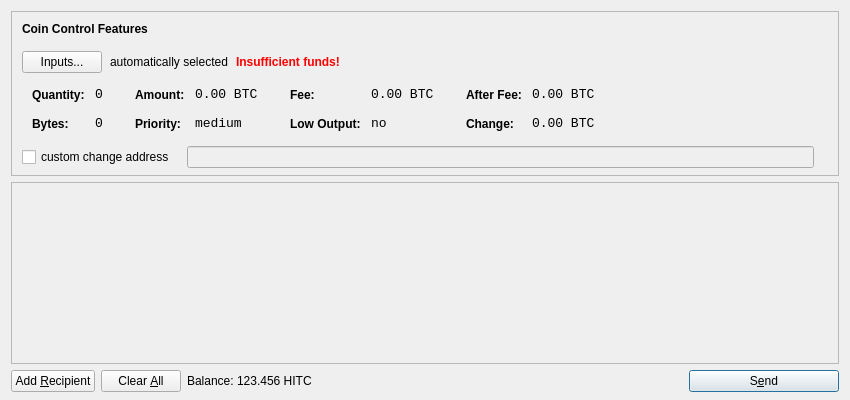
<?xml version="1.0" encoding="UTF-8"?>
<ui version="4.0">
 <class>SendCoinsDialog</class>
 <widget class="QDialog" name="SendCoinsDialog">
  <property name="geometry">
   <rect>
    <x>0</x>
    <y>0</y>
    <width>850</width>
    <height>400</height>
   </rect>
  </property>
  <property name="windowTitle">
   <string>Send Coins</string>
  </property>
  <layout class="QVBoxLayout" name="verticalLayout" stretch="0,1,0">
   <property name="bottomMargin">
    <number>8</number>
   </property>
   <item>
    <widget class="QFrame" name="frameCoinControl">
     <property name="sizePolicy">
      <sizepolicy hsizetype="Expanding" vsizetype="Expanding">
       <horstretch>0</horstretch>
       <verstretch>0</verstretch>
      </sizepolicy>
     </property>
     <property name="maximumSize">
      <size>
       <width>16777215</width>
       <height>16777215</height>
      </size>
     </property>
     <property name="frameShape">
      <enum>QFrame::StyledPanel</enum>
     </property>
     <property name="frameShadow">
      <enum>QFrame::Sunken</enum>
     </property>
     <layout class="QVBoxLayout" name="verticalLayoutCoinControl2">
      <property name="spacing">
       <number>-1</number>
      </property>
      <property name="leftMargin">
       <number>0</number>
      </property>
      <property name="topMargin">
       <number>0</number>
      </property>
      <property name="rightMargin">
       <number>0</number>
      </property>
      <property name="bottomMargin">
       <number>6</number>
      </property>
      <item>
       <layout class="QVBoxLayout" name="verticalLayoutCoinControl" stretch="0,0,0,0,1">
        <property name="spacing">
         <number>0</number>
        </property>
        <property name="leftMargin">
         <number>10</number>
        </property>
        <property name="topMargin">
         <number>10</number>
        </property>
        <item>
         <layout class="QHBoxLayout" name="horizontalLayoutCoinControl1">
          <property name="bottomMargin">
           <number>15</number>
          </property>
          <item>
           <widget class="QLabel" name="labelCoinControlFeatures">
            <property name="sizePolicy">
             <sizepolicy hsizetype="Preferred" vsizetype="Maximum">
              <horstretch>0</horstretch>
              <verstretch>0</verstretch>
             </sizepolicy>
            </property>
            <property name="font">
             <font>
              <weight>75</weight>
              <bold>true</bold>
             </font>
            </property>
            <property name="styleSheet">
             <string notr="true">font-weight:bold;</string>
            </property>
            <property name="text">
             <string>Coin Control Features</string>
            </property>
           </widget>
          </item>
         </layout>
        </item>
        <item>
         <layout class="QHBoxLayout" name="horizontalLayoutCoinControl2" stretch="0,0,0,0">
          <property name="spacing">
           <number>8</number>
          </property>
          <property name="bottomMargin">
           <number>10</number>
          </property>
          <item>
           <widget class="QPushButton" name="pushButtonCoinControl">
            <property name="styleSheet">
             <string notr="true"/>
            </property>
            <property name="text">
             <string>Inputs...</string>
            </property>
           </widget>
          </item>
          <item>
           <widget class="QLabel" name="labelCoinControlAutomaticallySelected">
            <property name="text">
             <string>automatically selected</string>
            </property>
            <property name="margin">
             <number>5</number>
            </property>
           </widget>
          </item>
          <item>
           <widget class="QLabel" name="labelCoinControlInsuffFunds">
            <property name="font">
             <font>
              <weight>75</weight>
              <bold>true</bold>
             </font>
            </property>
            <property name="styleSheet">
             <string notr="true">color:red;font-weight:bold;</string>
            </property>
            <property name="text">
             <string>Insufficient funds!</string>
            </property>
            <property name="margin">
             <number>5</number>
            </property>
           </widget>
          </item>
          <item>
           <spacer name="horizontalSpacerCoinControl">
            <property name="orientation">
             <enum>Qt::Horizontal</enum>
            </property>
            <property name="sizeHint" stdset="0">
             <size>
              <width>40</width>
              <height>1</height>
             </size>
            </property>
           </spacer>
          </item>
         </layout>
        </item>
        <item>
         <widget class="QWidget" name="widgetCoinControl" native="true">
          <property name="sizePolicy">
           <sizepolicy hsizetype="Preferred" vsizetype="Preferred">
            <horstretch>0</horstretch>
            <verstretch>0</verstretch>
           </sizepolicy>
          </property>
          <property name="minimumSize">
           <size>
            <width>0</width>
            <height>0</height>
           </size>
          </property>
          <property name="styleSheet">
           <string notr="true"/>
          </property>
          <layout class="QHBoxLayout" name="horizontalLayoutCoinControl5">
           <property name="margin">
            <number>0</number>
           </property>
           <item>
            <layout class="QHBoxLayout" name="horizontalLayoutCoinControl3" stretch="0,0,0,1">
             <property name="spacing">
              <number>20</number>
             </property>
             <property name="topMargin">
              <number>0</number>
             </property>
             <property name="bottomMargin">
              <number>10</number>
             </property>
             <item>
              <layout class="QFormLayout" name="formLayoutCoinControl1">
               <property name="horizontalSpacing">
                <number>10</number>
               </property>
               <property name="verticalSpacing">
                <number>14</number>
               </property>
               <property name="leftMargin">
                <number>10</number>
               </property>
               <property name="topMargin">
                <number>4</number>
               </property>
               <property name="rightMargin">
                <number>6</number>
               </property>
               <item row="0" column="0">
                <widget class="QLabel" name="labelCoinControlQuantityText">
                 <property name="styleSheet">
                  <string notr="true">font-weight:bold;</string>
                 </property>
                 <property name="text">
                  <string>Quantity:</string>
                 </property>
                 <property name="margin">
                  <number>0</number>
                 </property>
                </widget>
               </item>
               <item row="0" column="1">
                <widget class="QLabel" name="labelCoinControlQuantity">
                 <property name="font">
                  <font>
                   <family>Monospace</family>
                   <pointsize>10</pointsize>
                  </font>
                 </property>
                 <property name="cursor">
                  <cursorShape>IBeamCursor</cursorShape>
                 </property>
                 <property name="contextMenuPolicy">
                  <enum>Qt::ActionsContextMenu</enum>
                 </property>
                 <property name="text">
                  <string notr="true">0</string>
                 </property>
                 <property name="margin">
                  <number>0</number>
                 </property>
                 <property name="textInteractionFlags">
                  <set>Qt::LinksAccessibleByMouse|Qt::TextSelectableByKeyboard|Qt::TextSelectableByMouse</set>
                 </property>
                </widget>
               </item>
               <item row="1" column="0">
                <widget class="QLabel" name="labelCoinControlBytesText">
                 <property name="styleSheet">
                  <string notr="true">font-weight:bold;</string>
                 </property>
                 <property name="text">
                  <string>Bytes:</string>
                 </property>
                </widget>
               </item>
               <item row="1" column="1">
                <widget class="QLabel" name="labelCoinControlBytes">
                 <property name="font">
                  <font>
                   <family>Monospace</family>
                   <pointsize>10</pointsize>
                  </font>
                 </property>
                 <property name="cursor">
                  <cursorShape>IBeamCursor</cursorShape>
                 </property>
                 <property name="contextMenuPolicy">
                  <enum>Qt::ActionsContextMenu</enum>
                 </property>
                 <property name="text">
                  <string notr="true">0</string>
                 </property>
                 <property name="textInteractionFlags">
                  <set>Qt::LinksAccessibleByMouse|Qt::TextSelectableByKeyboard|Qt::TextSelectableByMouse</set>
                 </property>
                </widget>
               </item>
              </layout>
             </item>
             <item>
              <layout class="QFormLayout" name="formLayoutCoinControl2">
               <property name="horizontalSpacing">
                <number>10</number>
               </property>
               <property name="verticalSpacing">
                <number>14</number>
               </property>
               <property name="leftMargin">
                <number>6</number>
               </property>
               <property name="topMargin">
                <number>4</number>
               </property>
               <property name="rightMargin">
                <number>6</number>
               </property>
               <item row="0" column="0">
                <widget class="QLabel" name="labelCoinControlAmountText">
                 <property name="styleSheet">
                  <string notr="true">font-weight:bold;</string>
                 </property>
                 <property name="text">
                  <string>Amount:</string>
                 </property>
                 <property name="margin">
                  <number>0</number>
                 </property>
                </widget>
               </item>
               <item row="0" column="1">
                <widget class="QLabel" name="labelCoinControlAmount">
                 <property name="font">
                  <font>
                   <family>Monospace</family>
                   <pointsize>10</pointsize>
                  </font>
                 </property>
                 <property name="cursor">
                  <cursorShape>IBeamCursor</cursorShape>
                 </property>
                 <property name="contextMenuPolicy">
                  <enum>Qt::ActionsContextMenu</enum>
                 </property>
                 <property name="text">
                  <string notr="true">0.00 BTC</string>
                 </property>
                 <property name="textInteractionFlags">
                  <set>Qt::LinksAccessibleByMouse|Qt::TextSelectableByKeyboard|Qt::TextSelectableByMouse</set>
                 </property>
                </widget>
               </item>
               <item row="1" column="0">
                <widget class="QLabel" name="labelCoinControlPriorityText">
                 <property name="styleSheet">
                  <string notr="true">font-weight:bold;</string>
                 </property>
                 <property name="text">
                  <string>Priority:</string>
                 </property>
                </widget>
               </item>
               <item row="1" column="1">
                <widget class="QLabel" name="labelCoinControlPriority">
                 <property name="font">
                  <font>
                   <family>Monospace</family>
                   <pointsize>10</pointsize>
                  </font>
                 </property>
                 <property name="cursor">
                  <cursorShape>IBeamCursor</cursorShape>
                 </property>
                 <property name="contextMenuPolicy">
                  <enum>Qt::ActionsContextMenu</enum>
                 </property>
                 <property name="text">
                  <string>medium</string>
                 </property>
                 <property name="textInteractionFlags">
                  <set>Qt::LinksAccessibleByMouse|Qt::TextSelectableByKeyboard|Qt::TextSelectableByMouse</set>
                 </property>
                </widget>
               </item>
              </layout>
             </item>
             <item>
              <layout class="QFormLayout" name="formLayoutCoinControl3">
               <property name="horizontalSpacing">
                <number>10</number>
               </property>
               <property name="verticalSpacing">
                <number>14</number>
               </property>
               <property name="leftMargin">
                <number>6</number>
               </property>
               <property name="topMargin">
                <number>4</number>
               </property>
               <property name="rightMargin">
                <number>6</number>
               </property>
               <item row="0" column="0">
                <widget class="QLabel" name="labelCoinControlFeeText">
                 <property name="styleSheet">
                  <string notr="true">font-weight:bold;</string>
                 </property>
                 <property name="text">
                  <string>Fee:</string>
                 </property>
                 <property name="margin">
                  <number>0</number>
                 </property>
                </widget>
               </item>
               <item row="0" column="1">
                <widget class="QLabel" name="labelCoinControlFee">
                 <property name="font">
                  <font>
                   <family>Monospace</family>
                   <pointsize>10</pointsize>
                  </font>
                 </property>
                 <property name="cursor">
                  <cursorShape>IBeamCursor</cursorShape>
                 </property>
                 <property name="contextMenuPolicy">
                  <enum>Qt::ActionsContextMenu</enum>
                 </property>
                 <property name="text">
                  <string notr="true">0.00 BTC</string>
                 </property>
                 <property name="textInteractionFlags">
                  <set>Qt::LinksAccessibleByMouse|Qt::TextSelectableByKeyboard|Qt::TextSelectableByMouse</set>
                 </property>
                </widget>
               </item>
               <item row="1" column="0">
                <widget class="QLabel" name="labelCoinControlLowOutputText">
                 <property name="styleSheet">
                  <string notr="true">font-weight:bold;</string>
                 </property>
                 <property name="text">
                  <string>Low Output:</string>
                 </property>
                </widget>
               </item>
               <item row="1" column="1">
                <widget class="QLabel" name="labelCoinControlLowOutput">
                 <property name="font">
                  <font>
                   <family>Monospace</family>
                   <pointsize>10</pointsize>
                  </font>
                 </property>
                 <property name="cursor">
                  <cursorShape>IBeamCursor</cursorShape>
                 </property>
                 <property name="contextMenuPolicy">
                  <enum>Qt::ActionsContextMenu</enum>
                 </property>
                 <property name="text">
                  <string>no</string>
                 </property>
                 <property name="textInteractionFlags">
                  <set>Qt::LinksAccessibleByMouse|Qt::TextSelectableByKeyboard|Qt::TextSelectableByMouse</set>
                 </property>
                </widget>
               </item>
              </layout>
             </item>
             <item>
              <layout class="QFormLayout" name="formLayoutCoinControl4">
               <property name="horizontalSpacing">
                <number>10</number>
               </property>
               <property name="verticalSpacing">
                <number>14</number>
               </property>
               <property name="leftMargin">
                <number>6</number>
               </property>
               <property name="topMargin">
                <number>4</number>
               </property>
               <property name="rightMargin">
                <number>6</number>
               </property>
               <item row="0" column="0">
                <widget class="QLabel" name="labelCoinControlAfterFeeText">
                 <property name="styleSheet">
                  <string notr="true">font-weight:bold;</string>
                 </property>
                 <property name="text">
                  <string>After Fee:</string>
                 </property>
                 <property name="margin">
                  <number>0</number>
                 </property>
                </widget>
               </item>
               <item row="0" column="1">
                <widget class="QLabel" name="labelCoinControlAfterFee">
                 <property name="font">
                  <font>
                   <family>Monospace</family>
                   <pointsize>10</pointsize>
                  </font>
                 </property>
                 <property name="cursor">
                  <cursorShape>IBeamCursor</cursorShape>
                 </property>
                 <property name="contextMenuPolicy">
                  <enum>Qt::ActionsContextMenu</enum>
                 </property>
                 <property name="text">
                  <string notr="true">0.00 BTC</string>
                 </property>
                 <property name="textInteractionFlags">
                  <set>Qt::LinksAccessibleByMouse|Qt::TextSelectableByKeyboard|Qt::TextSelectableByMouse</set>
                 </property>
                </widget>
               </item>
               <item row="1" column="0">
                <widget class="QLabel" name="labelCoinControlChangeText">
                 <property name="styleSheet">
                  <string notr="true">font-weight:bold;</string>
                 </property>
                 <property name="text">
                  <string>Change:</string>
                 </property>
                </widget>
               </item>
               <item row="1" column="1">
                <widget class="QLabel" name="labelCoinControlChange">
                 <property name="font">
                  <font>
                   <family>Monospace</family>
                   <pointsize>10</pointsize>
                  </font>
                 </property>
                 <property name="cursor">
                  <cursorShape>IBeamCursor</cursorShape>
                 </property>
                 <property name="contextMenuPolicy">
                  <enum>Qt::ActionsContextMenu</enum>
                 </property>
                 <property name="text">
                  <string notr="true">0.00 BTC</string>
                 </property>
                 <property name="textInteractionFlags">
                  <set>Qt::LinksAccessibleByMouse|Qt::TextSelectableByKeyboard|Qt::TextSelectableByMouse</set>
                 </property>
                </widget>
               </item>
              </layout>
             </item>
            </layout>
           </item>
          </layout>
         </widget>
        </item>
        <item>
         <layout class="QHBoxLayout" name="horizontalLayoutCoinControl4" stretch="0,0,0">
          <property name="spacing">
           <number>12</number>
          </property>
          <property name="sizeConstraint">
           <enum>QLayout::SetDefaultConstraint</enum>
          </property>
          <property name="topMargin">
           <number>5</number>
          </property>
          <property name="rightMargin">
           <number>5</number>
          </property>
          <item>
           <widget class="QCheckBox" name="checkBoxCoinControlChange">
            <property name="text">
             <string>custom change address</string>
            </property>
           </widget>
          </item>
          <item>
           <widget class="QLineEdit" name="lineEditCoinControlChange">
            <property name="enabled">
             <bool>false</bool>
            </property>
            <property name="sizePolicy">
             <sizepolicy hsizetype="Expanding" vsizetype="Fixed">
              <horstretch>0</horstretch>
              <verstretch>0</verstretch>
             </sizepolicy>
            </property>
           </widget>
          </item>
          <item>
           <widget class="QLabel" name="labelCoinControlChangeLabel">
            <property name="sizePolicy">
             <sizepolicy hsizetype="Preferred" vsizetype="Expanding">
              <horstretch>0</horstretch>
              <verstretch>0</verstretch>
             </sizepolicy>
            </property>
            <property name="minimumSize">
             <size>
              <width>0</width>
              <height>0</height>
             </size>
            </property>
            <property name="text">
             <string/>
            </property>
            <property name="margin">
             <number>3</number>
            </property>
           </widget>
          </item>
         </layout>
        </item>
        <item>
         <spacer name="verticalSpacerCoinControl">
          <property name="orientation">
           <enum>Qt::Vertical</enum>
          </property>
          <property name="sizeHint" stdset="0">
           <size>
            <width>800</width>
            <height>1</height>
           </size>
          </property>
         </spacer>
        </item>
       </layout>
      </item>
     </layout>
    </widget>
   </item>
   <item>
    <widget class="QScrollArea" name="scrollArea">
     <property name="widgetResizable">
      <bool>true</bool>
     </property>
     <widget class="QWidget" name="scrollAreaWidgetContents">
      <property name="geometry">
       <rect>
        <x>0</x>
        <y>0</y>
        <width>830</width>
        <height>165</height>
       </rect>
      </property>
      <layout class="QVBoxLayout" name="verticalLayout_2">
       <property name="margin">
        <number>0</number>
       </property>
       <item>
        <layout class="QVBoxLayout" name="entries">
         <property name="spacing">
          <number>6</number>
         </property>
        </layout>
       </item>
       <item>
        <spacer name="verticalSpacer">
         <property name="orientation">
          <enum>Qt::Vertical</enum>
         </property>
         <property name="sizeHint" stdset="0">
          <size>
           <width>20</width>
           <height>40</height>
          </size>
         </property>
        </spacer>
       </item>
      </layout>
     </widget>
    </widget>
   </item>
   <item>
    <layout class="QHBoxLayout" name="horizontalLayout">
     <item>
      <widget class="QPushButton" name="addButton">
       <property name="toolTip">
        <string>Send to multiple recipients at once</string>
       </property>
       <property name="text">
        <string>Add &amp;Recipient</string>
       </property>
       <property name="icon">
        <iconset resource="../bitcoin.qrc">
         <normaloff>:/icons/add</normaloff>:/icons/add</iconset>
       </property>
       <property name="autoDefault">
        <bool>false</bool>
       </property>
      </widget>
     </item>
     <item>
      <widget class="QPushButton" name="clearButton">
       <property name="sizePolicy">
        <sizepolicy hsizetype="Minimum" vsizetype="Fixed">
         <horstretch>0</horstretch>
         <verstretch>0</verstretch>
        </sizepolicy>
       </property>
       <property name="toolTip">
        <string>Remove all transaction fields</string>
       </property>
       <property name="text">
        <string>Clear &amp;All</string>
       </property>
       <property name="icon">
        <iconset resource="../bitcoin.qrc">
         <normaloff>:/icons/remove</normaloff>:/icons/remove</iconset>
       </property>
       <property name="autoRepeatDelay">
        <number>300</number>
       </property>
       <property name="autoDefault">
        <bool>false</bool>
       </property>
      </widget>
     </item>
     <item>
      <layout class="QHBoxLayout" name="horizontalLayout_2">
       <property name="spacing">
        <number>3</number>
       </property>
       <item>
        <widget class="QLabel" name="label">
         <property name="text">
          <string>Balance:</string>
         </property>
        </widget>
       </item>
       <item>
        <widget class="QLabel" name="labelBalance">
         <property name="cursor">
          <cursorShape>IBeamCursor</cursorShape>
         </property>
         <property name="text">
          <string>123.456 HITC</string>
         </property>
         <property name="textInteractionFlags">
          <set>Qt::LinksAccessibleByMouse|Qt::TextSelectableByKeyboard|Qt::TextSelectableByMouse</set>
         </property>
        </widget>
       </item>
      </layout>
     </item>
     <item>
      <spacer name="horizontalSpacer">
       <property name="orientation">
        <enum>Qt::Horizontal</enum>
       </property>
       <property name="sizeHint" stdset="0">
        <size>
         <width>40</width>
         <height>20</height>
        </size>
       </property>
      </spacer>
     </item>
     <item>
      <widget class="QPushButton" name="sendButton">
       <property name="minimumSize">
        <size>
         <width>150</width>
         <height>0</height>
        </size>
       </property>
       <property name="toolTip">
        <string>Confirm the send action</string>
       </property>
       <property name="text">
        <string>S&amp;end</string>
       </property>
       <property name="icon">
        <iconset resource="../bitcoin.qrc">
         <normaloff>:/icons/send</normaloff>:/icons/send</iconset>
       </property>
       <property name="default">
        <bool>true</bool>
       </property>
      </widget>
     </item>
    </layout>
   </item>
  </layout>
 </widget>
 <resources>
  <include location="../bitcoin.qrc"/>
 </resources>
 <connections/>
</ui>
